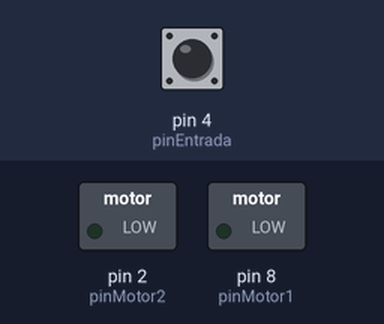
The sketch below on a simulated Arduino Uno, built with avr-gcc and run on an emulated ATmega328P. On the bench: switched loads named in the sketch (green lamp = pin HIGH). Inputs (shaded band) come from the test bench; at power-on: pin 4 (pinEntrada) LOW.

Above: at 1.2 s.
1.3 s: pin 4 (pinEntrada) driven HIGH
At 2.5 s:
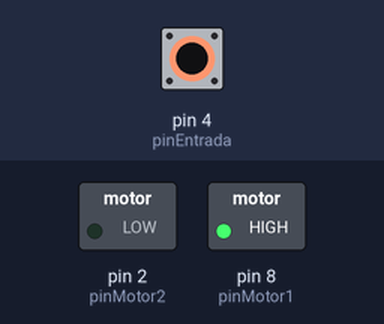
2.8 s: pin 4 (pinEntrada) pulsed LOW 5 times (0.12 s each, 0.3 s apart)
At 5.5 s:
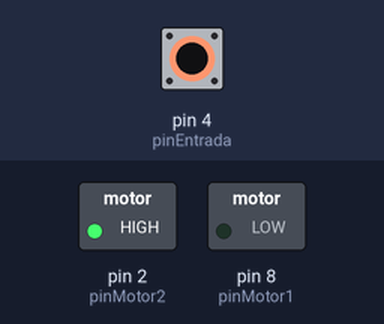
Timing chart, 0 to 11.8 s (numbered marks = the images above; inputs shaded):
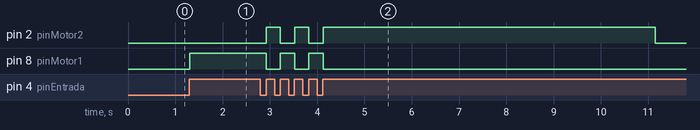

Measured:
- after the input at 1.3 s, pin 8 (pinMotor1): LOW → HIGH at once
- after the input at 2.8 s, pin 2 (pinMotor2): goes HIGH 0.30 s, LOW 0.30 s, HIGH 0.30 s, LOW 0.30 s, HIGH 7.0 s, then LOW, starting after 0.12 s

The sketch:

xanela01.ino
```cpp
// declarar os pins de entrada e salida que conectaremos no ARDUINO
const int pinEntrada = 4;//Entrada al ARDUINO
const int pinMotor1 = 8;//Salida de ARDUINO a RELE motor1
const int pinMotor2 = 2;//Salida de ARDUINO a RELE motor2


// Variable para controlar qué saida está activa
int salidaActiva = 0;

// Creamos unha variable para almacenar o estado da entrada
int estadoEntradaAnterior = LOW;

// Variable para controlar o tempo de saidas activas
int contadortiempo = 7000;


void setup() {
  // Activar os pins
  pinMode(pinEntrada, INPUT);
  pinMode(pinMotor1, OUTPUT);
  pinMode(pinMotor2, OUTPUT);
}

void loop() {
  // Indicanos en que estado actual está a entrada
  int estadoEntrada = digitalRead(pinEntrada);


  if (contadortiempo>=7000){//motor párase despois de 7 segundos
    digitalWrite(pinMotor2, LOW);
    digitalWrite(pinMotor1, LOW);
  }
  else contadortiempo=contadortiempo+10;

  // cambios de (baixa 0) a (alta 1), de LOW a HIGH (activada)
  if (estadoEntrada == HIGH && estadoEntradaAnterior == LOW) {

  // indicamos como queremos que se active motor1 ou motor2
    if (salidaActiva == 0) {
      digitalWrite(pinMotor1, HIGH);
      digitalWrite(pinMotor2, LOW);
      salidaActiva = 1;

    } else {
      digitalWrite(pinMotor1, LOW);
      digitalWrite(pinMotor2, HIGH);
      salidaActiva = 0;
    }
    contadortiempo = 0;
  }
  delay (10);
  // retomamos o estado anterior da entrada
  estadoEntradaAnterior = estadoEntrada;
}
```
